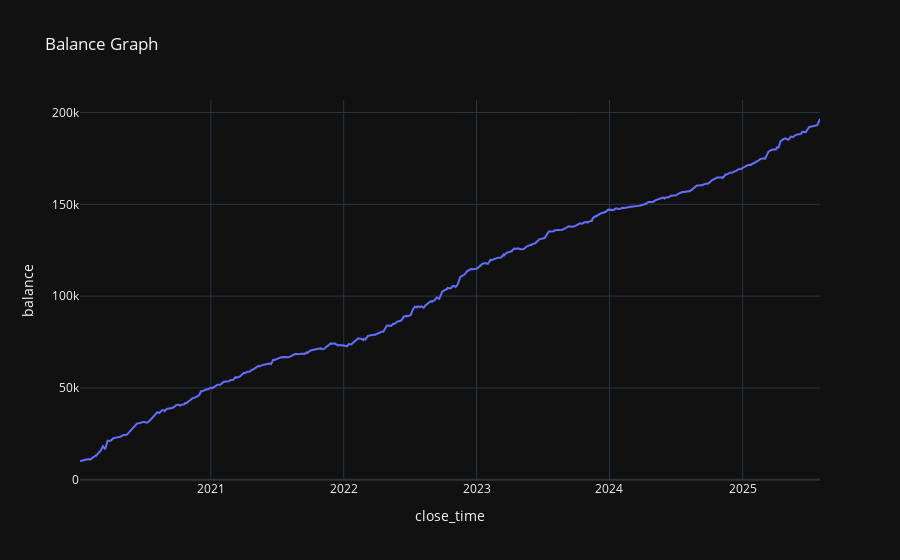

The notebook cell this image was saved under:
### Code cell
mm = bt.plot_balance()
display(mm)

### Figure 1 — Plotly figure (JSON) as saved in the notebook; plotly's stock layout.template omitted (floating-point values rounded to 4 significant figures; data arrays with more than 128 entries replaced by an {"elided": "..."} marker saying what was removed)
{"data": [{"hovertemplate": "close_time=%{x}<br>balance=%{y}<extra></extra>", "legendgroup": "", "line": {"color": "#636efa", "dash": "solid"}, "marker": {"symbol": "circle"}, "mode": "lines", "name": "", "orientation": "v", "showlegend": false, "type": "scatter", "x": {"elided": "516 str values"}, "xaxis": "x", "y": {"elided": "516 int values"}, "yaxis": "y"}], "layout": {"legend": {"tracegroupgap": 0}, "title": {"text": "Balance Graph"}, "xaxis": {"anchor": "y", "domain": [0, 1], "title": {"text": "close_time"}}, "yaxis": {"anchor": "x", "domain": [0, 1], "title": {"text": "balance"}}}}
